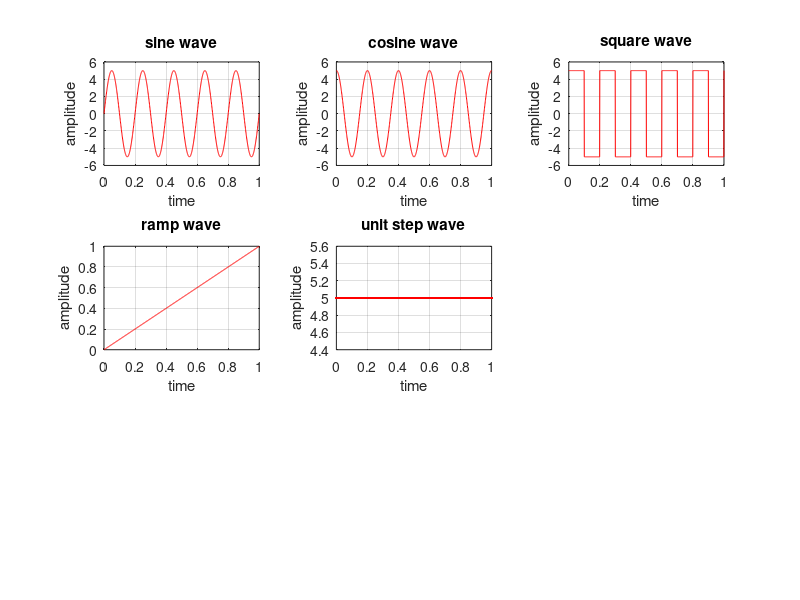

Here is the MATLAB script that generated this plot:
t = 0:0.001:1;
f = input("Enter the value of frequency ");
a = input("Enter the value of amplitude ");
subplot(3,3,1);
y = a*sin(2*pi*f*t);
plot(t, y, 'r');
xlabel('time');
ylabel('amplitude');
title('sine wave');
grid on;

subplot(3,3,2);
y = a*cos(2*pi*f*t);
plot(t, y, 'r');
xlabel('time');
ylabel('amplitude');
title('cosine wave');
grid on;

subplot(3,3,3);
y = a*square(2*pi*f*t);
plot(t, y, 'r');
xlabel('time');
ylabel('amplitude');
title('square wave');
grid on;


subplot(3,3,4);
plot(t, t, 'r');
xlabel('time');
ylabel('amplitude');
title('ramp wave');
grid on;

subplot(3,3,5);
plot(t, a, 'r');
xlabel('time');
ylabel('amplitude');
title('unit step wave');
grid on;